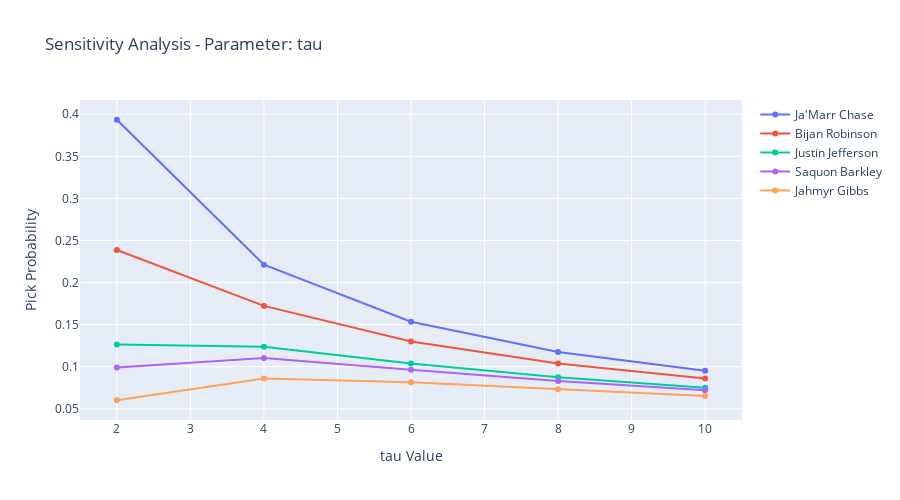

The cell this chart's notebook holds for it:
### Markdown cell above
## 7. Sensitivity Analysis

Tests how robust the probability calculations are to changes in key parameters like temperature (τ).

### Code cell
def plot_sensitivity(df, param_name='tau', param_range=[3, 5, 7, 10]):
    """Test robustness to parameter changes"""
    top_5_players = df.head(5)['player_name'].tolist()
    
    fig = go.Figure()
    
    for i, player in enumerate(top_5_players):
        player_probs = []
        
        for param_val in param_range:
            if param_name == 'tau':
                # Calculate probabilities with different tau values
                probs = compute_pick_probabilities(df, tau_espn=param_val, tau_adp=param_val)
                player_idx = df.index[df['player_name'] == player][0]
                player_prob = probs.loc[player_idx]
                player_probs.append(player_prob)
        
        fig.add_trace(go.Scatter(
            x=param_range, 
            y=player_probs,
            name=player,
            mode='lines+markers'
        ))
    
    fig.update_layout(
        title=f'Sensitivity Analysis - Parameter: {param_name}',
        xaxis_title=f'{param_name} Value',
        yaxis_title='Pick Probability',
        height=500
    )
    
    return fig

# Test sensitivity to tau parameter
sensitivity_fig = plot_sensitivity(ranking_df, param_name='tau', param_range=[2, 4, 6, 8, 10])
sensitivity_fig.show()

print("\n📊 Sensitivity Analysis:")
print("- Shows how parameter changes affect top players' probabilities")
print("- Relatively stable results indicate robust system")
print("- Higher tau spreads probabilities more evenly")

### Figure 1 — Plotly figure (JSON) as saved in the notebook; plotly's stock layout.template omitted (floating-point values rounded to 4 significant figures)
{"data": [{"mode": "lines+markers", "name": "Ja'Marr Chase", "type": "scatter", "x": [2, 4, 6, 8, 10], "y": [0.3935, 0.2212, 0.1535, 0.1175, 0.09519]}, {"mode": "lines+markers", "name": "Bijan Robinson", "type": "scatter", "x": [2, 4, 6, 8, 10], "y": [0.2387, 0.1723, 0.13, 0.1037, 0.08613]}, {"mode": "lines+markers", "name": "Justin Jefferson", "type": "scatter", "x": [2, 4, 6, 8, 10], "y": [0.1264, 0.1236, 0.1038, 0.08747, 0.07511]}, {"mode": "lines+markers", "name": "Saquon Barkley", "type": "scatter", "x": [2, 4, 6, 8, 10], "y": [0.09919, 0.1104, 0.09649, 0.08292, 0.072]}, {"mode": "lines+markers", "name": "Jahmyr Gibbs", "type": "scatter", "x": [2, 4, 6, 8, 10], "y": [0.06016, 0.086, 0.08168, 0.07318, 0.06515]}], "layout": {"height": 500, "title": {"text": "Sensitivity Analysis - Parameter: tau"}, "xaxis": {"title": {"text": "tau Value"}}, "yaxis": {"title": {"text": "Pick Probability"}}}}
